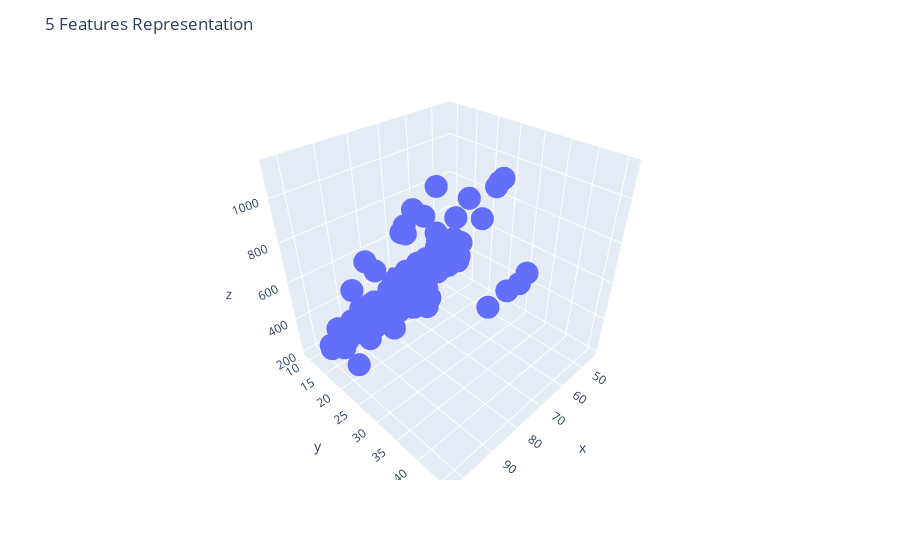

Notebook source saved alongside this figure:
### Code cell
fig2 = px.scatter_3d(X_CR, x=X_CR.iloc[:,1], y=X_CR.iloc[:,2],z=X_CR.iloc[:,3])#size="amount_spent")
fig2.update_layout(title="5 Features Representation")
fig2.show()
